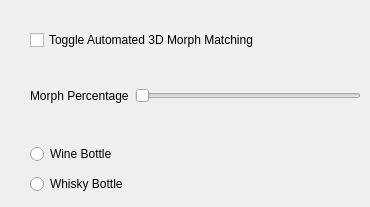
    <widget class="QWidget" name="morphingTab">
     <attribute name="title">
      <string>Morphing</string>
     </attribute>
     <widget class="QWidget" name="layoutWidget">
      <property name="geometry">
       <rect>
        <x>30</x>
        <y>80</y>
        <width>331</width>
        <height>31</height>
       </rect>
      </property>
      <layout class="QHBoxLayout" name="horizontalLayout_10">
       <item>
        <widget class="QLabel" name="morphPercentageLabel">
         <property name="text">
          <string>Morph Percentage</string>
         </property>
        </widget>
       </item>
       <item>
        <widget class="QSlider" name="morphPercentageSlider">
         <property name="maximum">
          <number>100</number>
         </property>
         <property name="orientation">
          <enum>Qt::Horizontal</enum>
         </property>
        </widget>
       </item>
      </layout>
     </widget>
     <widget class="QWidget" name="layoutWidget">
      <property name="geometry">
       <rect>
        <x>30</x>
        <y>140</y>
        <width>127</width>
        <height>58</height>
       </rect>
      </property>
      <layout class="QVBoxLayout" name="verticalLayout_4">
       <item>
        <widget class="QRadioButton" name="WineBottleRadioButton">
         <property name="text">
          <string>Wine Bottle</string>
         </property>
        </widget>
       </item>
       <item>
        <widget class="QRadioButton" name="WhiskyBottleRadioButton">
         <property name="text">
          <string>Whisky Bottle</string>
         </property>
        </widget>
       </item>
      </layout>
     </widget>
     <widget class="QCheckBox" name="morphMatchingCheckbox">
      <property name="geometry">
       <rect>
        <x>30</x>
        <y>30</y>
        <width>301</width>
        <height>20</height>
       </rect>
      </property>
      <property name="text">
       <string>Toggle Automated 3D Morph Matching</string>
      </property>
     </widget>
    </widget>
